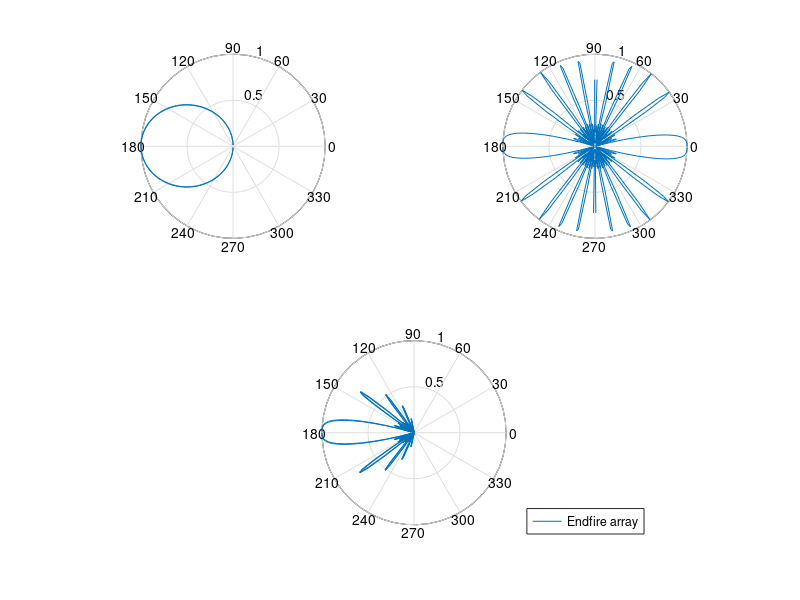

The MATLAB script that drew this image:
%%MATLAB PROGRAM FOR ENDFIRE ARRAY....

clear;
clc;
tic;

%%Initialisation
%AF    =    zeros(1,360);
%AE    =    zeros(1,360);
theta=1:360;

%%ACCEPTING INPUTS..

N=  input('\nEnter the number of Elements::->');
d=  input('\nEnter the distance between the elements::->');
k=  360;
c=  (k.*d)./2;

%%CALCULATING ARRAY FACTOR AND ARRAY ELEMENT...

 
      num=  ((1./N).*sind(N.*c.*(cosd(theta)+1)));
      den=  sind(c.*(cosd(theta)+1));
      AF=    num./den;
      AE=    (cosd(90.*cosd(theta-90)))./sind(theta-90);

AF=abs(AF);

%%PLOTTING...

theta=  linspace(0,2*pi,360);
subplot(221);
polar(theta,AE)

subplot(222);
polar(theta,AF)

subplot(2,2,[3,4]);
polar(theta,AE.*AF)
legend('Endfire array','Location','SouthEastOutside')

toc;